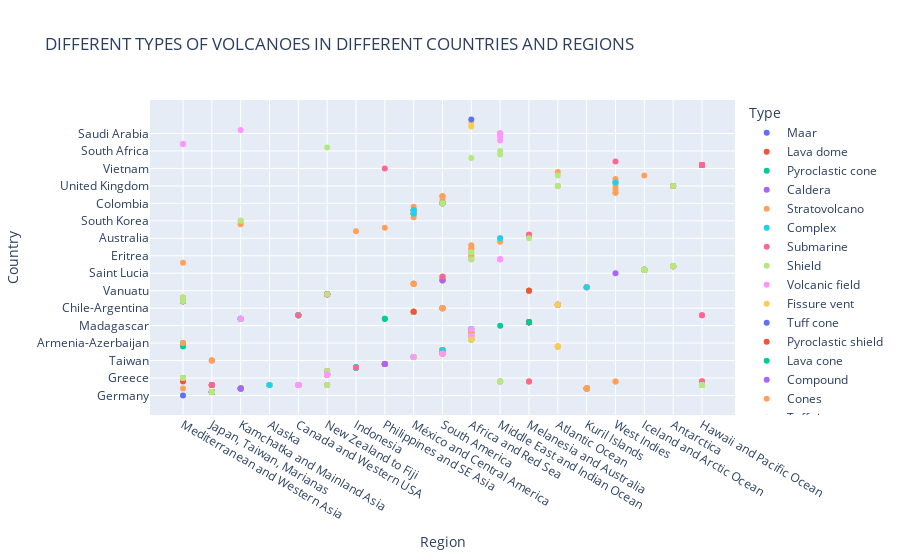

The code cell stored with this chart in its notebook:
### Code cell
# Creating Scatter Plot
import plotly.express as px
fig = px.scatter(df, x='Region', y='Country', color='Type', title="DIFFERENT TYPES OF VOLCANOES IN DIFFERENT COUNTRIES AND REGIONS")

# Displaying Scatter Plot
fig.show()

### Figure 1 — Plotly figure (JSON) as saved in the notebook; plotly's stock layout.template omitted (floating-point values rounded to 4 significant figures; data arrays with more than 128 entries replaced by an {"elided": "..."} marker saying what was removed)
{"data": [{"hovertemplate": "Type=Maar<br>Region=%{x}<br>Country=%{y}<extra></extra>", "legendgroup": "Maar", "marker": {"color": "#636efa", "symbol": "circle"}, "mode": "markers", "name": "Maar", "orientation": "v", "showlegend": true, "type": "scatter", "x": ["Mediterranean and Western Asia", "Japan, Taiwan, Marianas", "Japan, Taiwan, Marianas", "Kamchatka and Mainland Asia", "Alaska", "Canada and Western USA", "Canada and Western USA", "Canada and Western USA"], "xaxis": "x", "y": ["Germany", "Japan", "Japan", "Russia", "United States", "United States", "United States", "United States"], "yaxis": "y"}, {"hovertemplate": "Type=Lava dome<br>Region=%{x}<br>Country=%{y}<extra></extra>", "legendgroup": "Lava dome", "marker": {"color": "#EF553B", "symbol": "circle"}, "mode": "markers", "name": "Lava dome", "orientation": "v", "showlegend": true, "type": "scatter", "x": ["Mediterranean and Western Asia", "Mediterranean and Western Asia", "New Zealand to Fiji", "New Zealand to Fiji", "Indonesia", "Philippines and SE Asia", "Japan, Taiwan, Marianas", "Japan, Taiwan, Marianas", "Japan, Taiwan, Marianas", "Japan, Taiwan, Marianas", "Japan, Taiwan, Marianas", "Japan, Taiwan, Marianas", "Japan, Taiwan, Marianas", "Kamchatka and Mainland Asia", "Kamchatka and Mainland Asia", "Kamchatka and Mainland Asia", "Alaska", "Alaska", "Canada and Western USA", "Canada and Western USA", "Canada and Western USA", "Canada and Western USA", "México and Central America", "South America", "South America", "South America", "South America"], "xaxis": "x", "y": ["France", "Greece", "New Zealand", "Fiji", "Indonesia", "Philippines", "Taiwan", "Japan", "Japan", "Japan", "Japan", "Japan", "Japan", "Russia", "Russia", "Russia", "United States", "United States", "United States", "United States", "United States", "United States", "Mexico", "Peru", "Peru", "Chile", "Chile"], "yaxis": "y"}, {"hovertemplate": "Type=Pyroclastic cone<br>Region=%{x}<br>Country=%{y}<extra></extra>", "legendgroup": "Pyroclastic cone", "marker": {"color": "#00cc96", "symbol": "circle"}, "mode": "markers", "name": "Pyroclastic cone", "orientation": "v", "showlegend": true, "type": "scatter", "x": ["Mediterranean and Western Asia", "Mediterranean and Western Asia", "Africa and Red Sea", "Africa and Red Sea", "Africa and Red Sea", "Africa and Red Sea", "Africa and Red Sea", "Middle East and Indian Ocean", "Melanesia and Australia", "Philippines and SE Asia", "Philippines and SE Asia", "Philippines and SE Asia", "Japan, Taiwan, Marianas", "Kamchatka and Mainland Asia", "Kamchatka and Mainland Asia", "Kamchatka and Mainland Asia", "Kamchatka and Mainland Asia", "Kamchatka and Mainland Asia", "Kamchatka and Mainland Asia", "Kamchatka and Mainland Asia", "Kamchatka and Mainland Asia", "Kamchatka and Mainland Asia", "Canada and Western USA", "Canada and Western USA", "Canada and Western USA", "Canada and Western USA", "Canada and Western USA", "Canada and Western USA", "Canada and Western USA", "Canada and Western USA", "Canada and Western USA", "México and Central America", "México and Central America", "México and Central America", "México and Central America", "South America", "South America", "South America", "South America", "South America", "South America", "South America", "Atlantic Ocean"], "xaxis": "x", "y": ["Spain", "Armenia-Azerbaijan", "Ethiopia", "Kenya", "Tanzania", "Sudan", "Sudan", "Madagascar", "Papua New Guinea", "Philippines", "China", "China", "Japan", "Russia", "Russia", "Russia", "Russia", "Russia", "Russia", "China", "China", "China", "Canada", "Canada", "Canada", "Canada", "United States", "United States", "United States", "United States", "United States", "Mexico", "Mexico", "Mexico", "Nicaragua", "Peru", "Chile", "Chile", "Chile", "Chile", "Chile", "Chile-Argentina", "Portugal"], "yaxis": "y"}, {"hovertemplate": "Type=Caldera<br>Region=%{x}<br>Country=%{y}<extra></extra>", "legendgroup": "Caldera", "marker": {"color": "#ab63fa", "symbol": "circle"}, "mode": "markers", "name": "Caldera", "orientation": "v", "showlegend": true, "type": "scatter", "x": ["Mediterranean and Western Asia", "Mediterranean and Western Asia", "Mediterranean and Western Asia", "Africa and Red Sea", "Africa and Red Sea", "New Zealand to Fiji", "New Zealand to Fiji", "New Zealand to Fiji", "New Zealand to Fiji", "New Zealand to Fiji", "Melanesia and Australia", "Melanesia and Australia", "Melanesia and Australia", "Melanesia and Australia", "Melanesia and Australia", "Indonesia", "Indonesia", "Indonesia", "Indonesia", "Philippines and SE Asia", "Japan, Taiwan, Marianas", "Japan, Taiwan, Marianas", "Japan, Taiwan, Marianas", "Japan, Taiwan, Marianas", "Japan, Taiwan, Marianas", "Japan, Taiwan, Marianas", "Japan, Taiwan, Marianas", "Japan, Taiwan, Marianas", "Japan, Taiwan, Marianas", "Japan, Taiwan, Marianas", "Japan, Taiwan, Marianas", "Japan, Taiwan, Marianas", "Kuril Islands", "Kuril Islands", "Kuril Islands", "Kuril Islands", "Kuril Islands", "Kamchatka and Mainland Asia", "Kamchatka and Mainland Asia", "Kamchatka and Mainland Asia", "Kamchatka and Mainland Asia", "Kamchatka and Mainland Asia", "Kamchatka and Mainland Asia", "Alaska", "Alaska", "Canada and Western USA", "Canada and Western USA", "México and Central America", "México and Central America", "México and Central America", "México and Central America", "South America", "South America", "South America", "South America", "South America", "South America", "South America", "South America", "South America", "West Indies", "Iceland and Arctic Ocean", "Iceland and Arctic Ocean", "Antarctica"], "xaxis": "x", "y": ["Italy", "Italy", "Turkey", "Ethiopia", "Tanzania", "New Zealand", "New Zealand", "New Zealand", "New Zealand", "Tonga", "Papua New Guinea", "Papua New Guinea", "Papua New Guinea", "Papua New Guinea", "Vanuatu", "Indonesia", "Indonesia", "Indonesia", "Indonesia", "Philippines", "Japan", "Japan", "Japan", "Japan", "Japan", "Japan", "Japan", "Japan", "Japan", "Japan", "Japan", "Japan", "Japan - administered by Russia", "Russia", "Russia", "Russia", "Russia", "Russia", "Russia", "Russia", "Russia", "Russia", "Russia", "United States", "United States", "United States", "United States", "Mexico", "Mexico", "El Salvador", "Nicaragua", "Ecuador", "Ecuador", "Ecuador", "Ecuador", "Argentina", "Chile-Argentina", "Chile", "Chile", "Chile", "Saint Lucia", "Iceland", "Iceland", "Antarctica"], "yaxis": "y"}, {"hovertemplate": "Type=Stratovolcano<br>Region=%{x}<br>Country=%{y}<extra></extra>", "legendgroup": "Stratovolcano", "marker": {"color": "#FFA15A", "symbol": "circle"}, "mode": "markers", "name": "Stratovolcano", "orientation": "v", "showlegend": true, "type": "scatter", "x": {"elided": "460 str values"}, "xaxis": "x", "y": {"elided": "460 str values"}, "yaxis": "y"}, {"hovertemplate": "Type=Complex<br>Region=%{x}<br>Country=%{y}<extra></extra>", "legendgroup": "Complex", "marker": {"color": "#19d3f3", "symbol": "circle"}, "mode": "markers", "name": "Complex", "orientation": "v", "showlegend": true, "type": "scatter", "x": ["Mediterranean and Western Asia", "Middle East and Indian Ocean", "Melanesia and Australia", "Melanesia and Australia", "Melanesia and Australia", "Melanesia and Australia", "Indonesia", "Indonesia", "Indonesia", "Indonesia", "Indonesia", "Indonesia", "Indonesia", "Indonesia", "Indonesia", "Indonesia", "Indonesia", "Indonesia", "Japan, Taiwan, Marianas", "Japan, Taiwan, Marianas", "Japan, Taiwan, Marianas", "Japan, Taiwan, Marianas", "Japan, Taiwan, Marianas", "Japan, Taiwan, Marianas", "Japan, Taiwan, Marianas", "Kuril Islands", "Kamchatka and Mainland Asia", "Kamchatka and Mainland Asia", "Canada and Western USA", "Canada and Western USA", "México and Central America", "México and Central America", "México and Central America", "México and Central America", "South America", "South America", "West Indies"], "xaxis": "x", "y": ["Italy", "Australia", "Papua New Guinea", "Papua New Guinea", "Papua New Guinea", "Vanuatu", "Indonesia", "Indonesia", "Indonesia", "Indonesia", "Indonesia", "Indonesia", "Indonesia", "Indonesia", "Indonesia", "Indonesia", "Indonesia", "Indonesia", "Japan", "Japan", "Japan", "Japan", "Japan", "Japan", "Japan", "Japan - administered by Russia", "Russia", "Russia", "Canada", "United States", "Guatemala", "Nicaragua", "Costa Rica", "Costa Rica", "Colombia", "Chile", "Dominica"], "yaxis": "y"}, {"hovertemplate": "Type=Submarine<br>Region=%{x}<br>Country=%{y}<extra></extra>", "legendgroup": "Submarine", "marker": {"color": "#FF6692", "symbol": "circle"}, "mode": "markers", "name": "Submarine", "orientation": "v", "showlegend": true, "type": "scatter", "x": ["Mediterranean and Western Asia", "Mediterranean and Western Asia", "Middle East and Indian Ocean", "New Zealand to Fiji", "New Zealand to Fiji", "New Zealand to Fiji", "New Zealand to Fiji", "New Zealand to Fiji", "New Zealand to Fiji", "New Zealand to Fiji", "New Zealand to Fiji", "New Zealand to Fiji", "New Zealand to Fiji", "New Zealand to Fiji", "New Zealand to Fiji", "Melanesia and Australia", "Melanesia and Australia", "Indonesia", "Philippines and SE Asia", "Japan, Taiwan, Marianas", "Japan, Taiwan, Marianas", "Japan, Taiwan, Marianas", "Japan, Taiwan, Marianas", "Japan, Taiwan, Marianas", "Japan, Taiwan, Marianas", "Japan, Taiwan, Marianas", "Japan, Taiwan, Marianas", "Japan, Taiwan, Marianas", "Japan, Taiwan, Marianas", "Japan, Taiwan, Marianas", "Japan, Taiwan, Marianas", "Kamchatka and Mainland Asia", "Alaska", "Hawaii and Pacific Ocean", "Hawaii and Pacific Ocean", "Hawaii and Pacific Ocean", "Hawaii and Pacific Ocean", "Hawaii and Pacific Ocean", "Hawaii and Pacific Ocean", "Hawaii and Pacific Ocean", "Hawaii and Pacific Ocean", "Hawaii and Pacific Ocean", "Hawaii and Pacific Ocean", "Hawaii and Pacific Ocean", "Hawaii and Pacific Ocean", "Hawaii and Pacific Ocean", "Hawaii and Pacific Ocean", "Hawaii and Pacific Ocean", "Hawaii and Pacific Ocean", "Hawaii and Pacific Ocean", "Hawaii and Pacific Ocean", "Hawaii and Pacific Ocean", "Hawaii and Pacific Ocean", "Hawaii and Pacific Ocean", "Hawaii and Pacific Ocean", "West Indies", "Iceland and Arctic Ocean", "Iceland and Arctic Ocean", "Iceland and Arctic Ocean", "Atlantic Ocean", "Antarctica"], "xaxis": "x", "y": ["Italy", "Italy", "France", "New Zealand", "New Zealand", "New Zealand", "Tonga", "Tonga", "Tonga", "Tonga", "Tonga", "Tonga", "Tonga", "Tonga", "United States", "Solomon Islands", "France", "Indonesia", "Vietnam", "Japan", "Japan", "Japan", "Japan", "Japan", "Japan", "United States", "United States", "United States", "United States", "United States", "United States", "Russia", "United States", "Canada", "Canada", "Undersea Features", "Undersea Features", "Undersea Features", "Undersea Features", "Undersea Features", "United States", "France", "France", "France", "Undersea Features", "Undersea Features", "Undersea Features", "Undersea Features", "Undersea Features", "Undersea Features", "Undersea Features", "Undersea Features", "Undersea Features", "Undersea Features", "Undersea Features", "Grenada", "Iceland", "Iceland", "Iceland", "Portugal", "United Kingdom"], "yaxis": "y"}, {"hovertemplate": "Type=Shield<br>Region=%{x}<br>Country=%{y}<extra></extra>", "legendgroup": "Shield", "marker": {"color": "#B6E880", "symbol": "circle"}, "mode": "markers", "name": "Shield", "orientation": "v", "showlegend": true, "type": "scatter", "x": ["Mediterranean and Western Asia", "Mediterranean and Western Asia", "Mediterranean and Western Asia", "Africa and Red Sea", "Africa and Red Sea", "Africa and Red Sea", "Africa and Red Sea", "Africa and Red Sea", "Africa and Red Sea", "Africa and Red Sea", "Africa and Red Sea", "Africa and Red Sea", "Africa and Red Sea", "Africa and Red Sea", "Africa and Red Sea", "Africa and Red Sea", "Middle East and Indian Ocean", "Middle East and Indian Ocean", "Middle East and Indian Ocean", "Middle East and Indian Ocean", "New Zealand to Fiji", "New Zealand to Fiji", "New Zealand to Fiji", "New Zealand to Fiji", "New Zealand to Fiji", "Melanesia and Australia", "Melanesia and Australia", "Japan, Taiwan, Marianas", "Japan, Taiwan, Marianas", "Japan, Taiwan, Marianas", "Japan, Taiwan, Marianas", "Japan, Taiwan, Marianas", "Kamchatka and Mainland Asia", "Kamchatka and Mainland Asia", "Kamchatka and Mainland Asia", "Kamchatka and Mainland Asia", "Kamchatka and Mainland Asia", "Kamchatka and Mainland Asia", "Kamchatka and Mainland Asia", "Kamchatka and Mainland Asia", "Kamchatka and Mainland Asia", "Alaska", "Alaska", "Alaska", "Alaska", "Alaska", "Canada and Western USA", "Canada and Western USA", "Canada and Western USA", "Canada and Western USA", "Canada and Western USA", "Canada and Western USA", "Canada and Western USA", "Hawaii and Pacific Ocean", "Hawaii and Pacific Ocean", "Hawaii and Pacific Ocean", "Hawaii and Pacific Ocean", "Hawaii and Pacific Ocean", "México and Central America", "México and Central America", "México and Central America", "South America", "South America", "South America", "South America", "South America", "South America", "South America", "South America", "South America", "South America", "South America", "South America", "Iceland and Arctic Ocean", "Atlantic Ocean", "Atlantic Ocean", "Atlantic Ocean", "Atlantic Ocean", "Antarctica", "Antarctica", "Antarctica"], "xaxis": "x", "y": ["Italy", "Greece", "Turkey", "Yemen", "Ethiopia", "Ethiopia", "Ethiopia", "Ethiopia", "Kenya", "Kenya", "Kenya", "Kenya", "Kenya", "Kenya", "DR Congo", "Equatorial Guinea", "France", "Comoros", "France", "South Africa", "New Zealand", "Tonga", "United States", "Samoa", "Fiji", "Vanuatu", "Australia", "Japan", "Japan", "Japan", "Japan", "Japan", "Russia", "Russia", "Russia", "Russia", "Russia", "Russia", "Russia", "Russia", "South Korea", "United States", "United States", "United States", "United States", "United States", "United States", "United States", "United States", "United States", "United States", "United States", "United States", "United States", "United States", "United States", "United States", "United States", "Mexico", "Mexico", "Mexico", "Colombia", "Ecuador", "Ecuador", "Ecuador", "Ecuador", "Ecuador", "Ecuador", "Ecuador", "Ecuador", "Ecuador", "Ecuador", "Argentina", "Iceland", "Portugal", "Spain", "United Kingdom", "Norway", "Antarctica", "Antarctica", "United Kingdom"], "yaxis": "y"}, {"hovertemplate": "Type=Volcanic field<br>Region=%{x}<br>Country=%{y}<extra></extra>", "legendgroup": "Volcanic field", "marker": {"color": "#FF97FF", "symbol": "circle"}, "mode": "markers", "name": "Volcanic field", "orientation": "v", "showlegend": true, "type": "scatter", "x": ["Mediterranean and Western Asia", "Mediterranean and Western Asia", "Africa and Red Sea", "Africa and Red Sea", "Middle East and Indian Ocean", "Middle East and Indian Ocean", "Middle East and Indian Ocean", "Middle East and Indian Ocean", "Middle East and Indian Ocean", "Middle East and Indian Ocean", "Middle East and Indian Ocean", "Middle East and Indian Ocean", "Middle East and Indian Ocean", "Middle East and Indian Ocean", "Middle East and Indian Ocean", "New Zealand to Fiji", "New Zealand to Fiji", "Melanesia and Australia", "Kamchatka and Mainland Asia", "Kamchatka and Mainland Asia", "Kamchatka and Mainland Asia", "Kamchatka and Mainland Asia", "Canada and Western USA", "Canada and Western USA", "Canada and Western USA", "Canada and Western USA", "Canada and Western USA", "Canada and Western USA", "Canada and Western USA", "Canada and Western USA", "Canada and Western USA", "México and Central America", "South America", "South America"], "xaxis": "x", "y": ["Armenia", "Armenia", "Kenya", "Sudan", "Syria", "Syria-Jordan-Saudi Arabia", "Saudi Arabia", "Saudi Arabia", "Saudi Arabia", "Saudi Arabia", "Saudi Arabia", "Yemen", "Yemen", "Yemen", "Yemen", "New Zealand", "New Zealand", "Papua New Guinea", "Russia", "Mongolia", "China", "China", "United States", "United States", "United States", "United States", "United States", "United States", "United States", "United States", "United States", "Mexico", "Peru", "Argentina"], "yaxis": "y"}, {"hovertemplate": "Type=Fissure vent<br>Region=%{x}<br>Country=%{y}<extra></extra>", "legendgroup": "Fissure vent", "marker": {"color": "#FECB52", "symbol": "circle"}, "mode": "markers", "name": "Fissure vent", "orientation": "v", "showlegend": true, "type": "scatter", "x": ["Africa and Red Sea", "Africa and Red Sea", "Africa and Red Sea", "México and Central America", "Iceland and Arctic Ocean", "Atlantic Ocean", "Atlantic Ocean", "Atlantic Ocean"], "xaxis": "x", "y": ["Ethiopia", "Ethiopia-Djibouti", "Djibouti", "Nicaragua", "Iceland", "Portugal", "Spain", "Spain"], "yaxis": "y"}, {"hovertemplate": "Type=Tuff cone<br>Region=%{x}<br>Country=%{y}<extra></extra>", "legendgroup": "Tuff cone", "marker": {"color": "#636efa", "symbol": "circle"}, "mode": "markers", "name": "Tuff cone", "orientation": "v", "showlegend": true, "type": "scatter", "x": ["Africa and Red Sea"], "xaxis": "x", "y": ["Uganda"], "yaxis": "y"}, {"hovertemplate": "Type=Pyroclastic shield<br>Region=%{x}<br>Country=%{y}<extra></extra>", "legendgroup": "Pyroclastic shield", "marker": {"color": "#EF553B", "symbol": "circle"}, "mode": "markers", "name": "Pyroclastic shield", "orientation": "v", "showlegend": true, "type": "scatter", "x": ["Melanesia and Australia", "Melanesia and Australia", "Melanesia and Australia", "Melanesia and Australia", "México and Central America"], "xaxis": "x", "y": ["Papua New Guinea", "Papua New Guinea", "Papua New Guinea", "Vanuatu", "Nicaragua"], "yaxis": "y"}, {"hovertemplate": "Type=Lava cone<br>Region=%{x}<br>Country=%{y}<extra></extra>", "legendgroup": "Lava cone", "marker": {"color": "#00cc96", "symbol": "circle"}, "mode": "markers", "name": "Lava cone", "orientation": "v", "showlegend": true, "type": "scatter", "x": ["Melanesia and Australia", "Kamchatka and Mainland Asia"], "xaxis": "x", "y": ["Papua New Guinea", "Russia"], "yaxis": "y"}, {"hovertemplate": "Type=Compound<br>Region=%{x}<br>Country=%{y}<extra></extra>", "legendgroup": "Compound", "marker": {"color": "#ab63fa", "symbol": "circle"}, "mode": "markers", "name": "Compound", "orientation": "v", "showlegend": true, "type": "scatter", "x": ["Philippines and SE Asia", "Philippines and SE Asia", "Kamchatka and Mainland Asia", "Kamchatka and Mainland Asia", "South America", "South America"], "xaxis": "x", "y": ["Philippines", "Philippines", "Russia", "Russia", "Ecuador", "Ecuador"], "yaxis": "y"}, {"hovertemplate": "Type=Cones<br>Region=%{x}<br>Country=%{y}<extra></extra>", "legendgroup": "Cones", "marker": {"color": "#FFA15A", "symbol": "circle"}, "mode": "markers", "name": "Cones", "orientation": "v", "showlegend": true, "type": "scatter", "x": ["Kuril Islands"], "xaxis": "x", "y": ["Russia"], "yaxis": "y"}, {"hovertemplate": "Type=Tuff rings<br>Region=%{x}<br>Country=%{y}<extra></extra>", "legendgroup": "Tuff rings", "marker": {"color": "#19d3f3", "symbol": "circle"}, "mode": "markers", "name": "Tuff rings", "orientation": "v", "showlegend": true, "type": "scatter", "x": ["Alaska"], "xaxis": "x", "y": ["United States"], "yaxis": "y"}, {"hovertemplate": "Type=Subglacial<br>Region=%{x}<br>Country=%{y}<extra></extra>", "legendgroup": "Subglacial", "marker": {"color": "#FF6692", "symbol": "circle"}, "mode": "markers", "name": "Subglacial", "orientation": "v", "showlegend": true, "type": "scatter", "x": ["Canada and Western USA", "South America", "Iceland and Arctic Ocean", "Iceland and Arctic Ocean", "Iceland and Arctic Ocean"], "xaxis": "x", "y": ["Canada", "Argentina", "Iceland", "Iceland", "Iceland"], "yaxis": "y"}, {"hovertemplate": "Type=Crater rows<br>Region=%{x}<br>Country=%{y}<extra></extra>", "legendgroup": "Crater rows", "marker": {"color": "#B6E880", "symbol": "circle"}, "mode": "markers", "name": "Crater rows", "orientation": "v", "showlegend": true, "type": "scatter", "x": ["Iceland and Arctic Ocean", "Iceland and Arctic Ocean", "Iceland and Arctic Ocean", "Iceland and Arctic Ocean", "Iceland and Arctic Ocean"], "xaxis": "x", "y": ["Iceland", "Iceland", "Iceland", "Iceland", "Iceland"], "yaxis": "y"}], "layout": {"legend": {"title": {"text": "Type"}, "tracegroupgap": 0}, "title": {"text": "DIFFERENT TYPES OF VOLCANOES IN DIFFERENT COUNTRIES AND REGIONS"}, "xaxis": {"anchor": "y", "domain": [0, 1], "title": {"text": "Region"}}, "yaxis": {"anchor": "x", "domain": [0, 1], "title": {"text": "Country"}}}}
